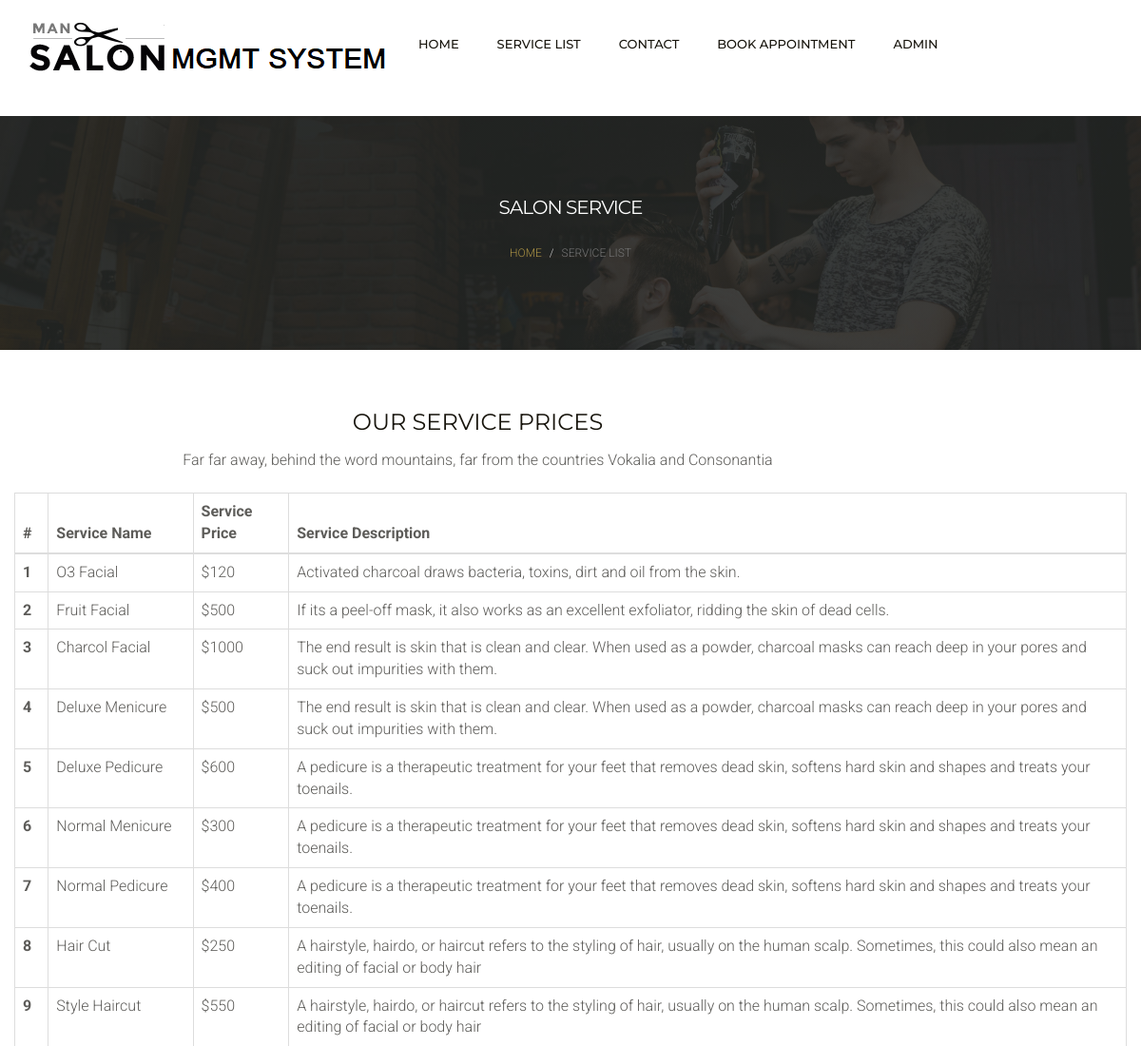
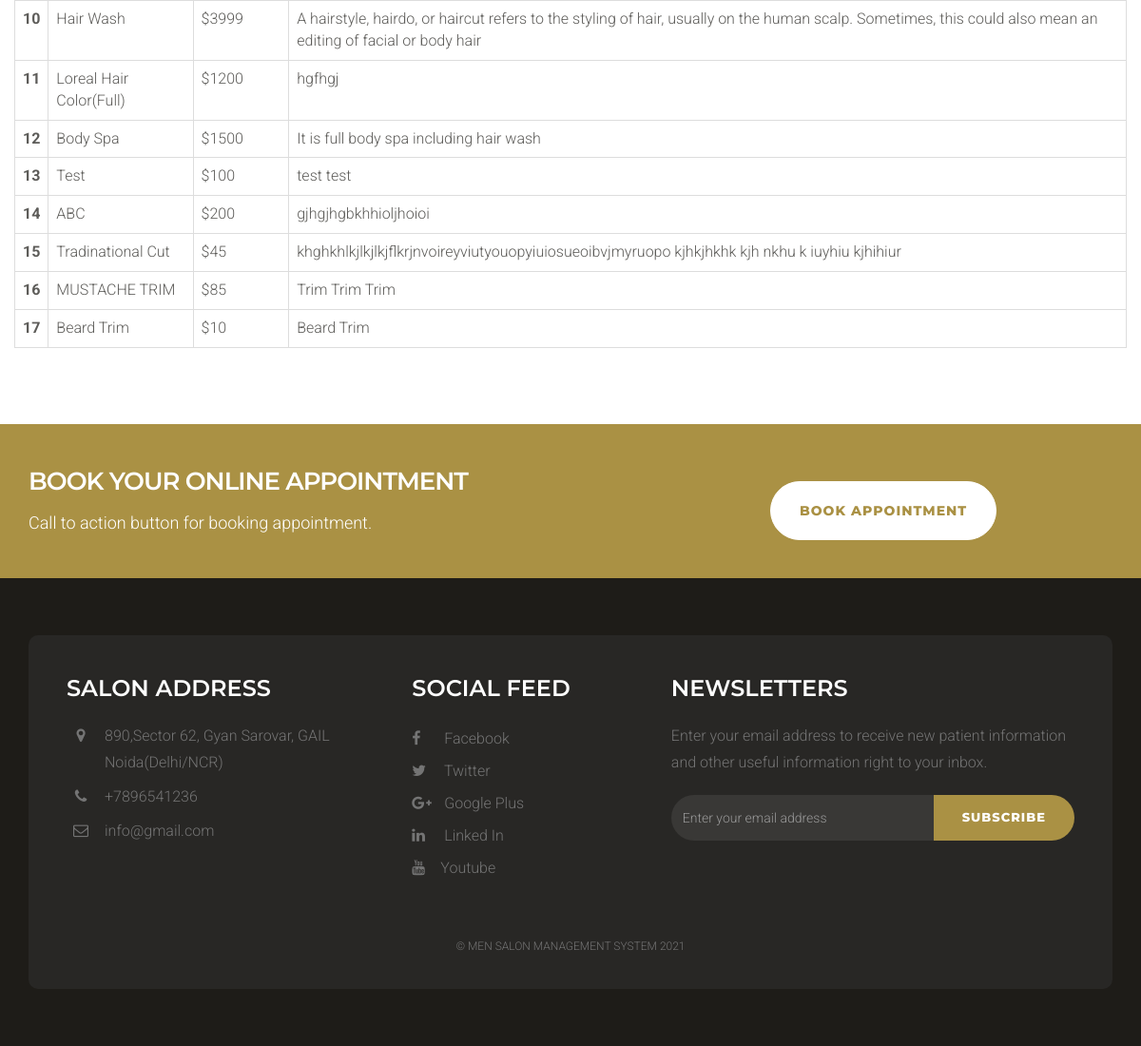
Page /msms/service-list.php on the committed database (2 pictures, top to bottom).
### tables this page shows
CREATE TABLE `tblservices` (
  `ID` int(10) NOT NULL,
  `ServiceName` varchar(200) DEFAULT NULL,
  `Description` mediumtext DEFAULT NULL,
  `Cost` int(10) DEFAULT NULL,
  `CreationDate` timestamp NULL DEFAULT current_timestamp()
);

CREATE TABLE `tblpage` (
  `ID` int(10) NOT NULL,
  `PageType` varchar(200) DEFAULT NULL,
  `PageTitle` mediumtext DEFAULT NULL,
  `PageDescription` mediumtext DEFAULT NULL,
  `Email` varchar(200) DEFAULT NULL,
  `MobileNumber` bigint(10) DEFAULT NULL,
  `UpdationDate` date DEFAULT NULL,
  `Timing` varchar(200) NOT NULL
);

### msms/service-list.php (the view, shortened to what this page needs)
<?php
include('includes/dbconnection.php');
  ?>
<!DOCTYPE html>
<html lang="en">
<head>
    <link href="css/bootstrap.min.css" rel="stylesheet">
    <link href="css/font-awesome.min.css" rel="stylesheet">
    <link href="css/style.css" rel="stylesheet">
</head>
<body>
   <?php include_once('includes/header.php');?>
    <div class="page-header">
        <div class="container">
            <div class="row">
                <div class="col-lg-12 col-md-12 col-sm-12 col-xs-12">
                    <div class="page-caption">
                        <h2 class="page-title">Salon Service</h2>
                        <div class="page-breadcrumb">
                            <ol class="breadcrumb">
                                <li><a href="index.php">Home</a></li>
                                <li class="active">service list</li>
                            </ol>
                        </div>
                    </div>
                </div>
            </div>
        </div>
    </div>
    <div class="content">
        <div class="container">
            <div class="row">
                <div class="col-md-10 heading-section text-center ftco-animate" style="padding-bottom: 20px;">
            <h2 class="mb-4">Our Service Prices</h2>
            <p>Far far away, behind the word mountains, far from the countries Vokalia and Consonantia</p>
          </div>
               <table class="table table-bordered"> <thead> <tr> <th>#</th> <th>Service Name</th> <th>Service Price</th> <th>Service Description</th> </tr> </thead> <tbody>
<?php
$ret=mysqli_query($con,"select *from  tblservices");
$cnt=1;
while ($row=mysqli_fetch_array($ret)) {
?>
             <tr> <th scope="row"><?php echo $cnt;?></th> <td><?php  echo $row['ServiceName'];?></td> <td>$<?php  echo $row['Cost'];?></td> <td><?php  echo $row['Description'];?></td> </tr>   <?php
$cnt=$cnt+1;
}?></tbody> </table>
            </div>
        </div>
    </div>
    <div class="space-small bg-primary">
        <div class="container">
            <div class="row">
                <div class="col-lg-8 col-sm-7 col-md-8 col-xs-12">
                    <h1 class="cta-title">Book your online appointment</h1>
                    <p class="cta-text"> Call to action button for booking appointment.</p>
                </div>
                <div class="col-lg-4 col-sm-5 col-md-4 col-xs-12">
                    <a href="appointment.php" class="btn btn-white btn-lg mt20">Book Appointment</a>
                </div>
            </div>
        </div>
    </div>
    <?php include_once('includes/footer.php');?>
</body>
</html>

### msms/includes/header.php
<div class="header">
        <div class="container">
            <div class="row">
                <div class="col-lg-4 col-md-4 col-sm-12 col-xs-12">
                    <a href="index.php"><img src="images/logo.png" alt=""></a>
                </div>
                <div class="col-lg-8 col-md-4 col-sm-12 col-xs-12">
                    <div class="navigation">
                        <div id="navigation">
                            <ul>
                                <li class="active"><a href="index.php" title="Home">Home</a></li>
                                <li><a href="service-list.php" title="Service List">Service List</a>
                                </li>
                                <li><a href="contact.php" title="Contact Us">Contact</a> </li>
                                <li><a href="appointment.php" title="Styleguide">Book Appointment</a> </li>
                                <li><a href="admin/index.php" title="Contact Us">Admin</a> </li>
                            </ul>
                        </div>
                    </div>
                </div>
            </div>
        </div>
    </div>

### msms/includes/footer.php (shortened to what this page needs)
<?php
include('includes/dbconnection.php');
  ?>
<div class="footer">
        <div class="container">
            <div class="footer-block">
                <div class="row">
                    <div class="col-lg-4 col-md-4 col-sm-6 col-xs-12">
                        <div class="footer-widget">
                            <h2 class="widget-title">Salon Address</h2>
                            <ul class="listnone contact">
                                <?php
$ret=mysqli_query($con,"select * from tblpage where PageType='contactus' ");
while ($row=mysqli_fetch_array($ret)) {
?>
                                <li><i class="fa fa-map-marker"></i> <?php  echo $row['PageDescription'];?> </li>
                                <li><i class="fa fa-phone"></i> +<?php  echo $row['MobileNumber'];?></li>
                                <li><i class="fa fa-envelope-o"></i>  <?php  echo $row['Email'];?></li><?php } ?>
                            </ul>
                        </div>
                    </div>
                    <div class="col-lg-3 col-md-3 col-sm-6 col-xs-12">
                        <div class="footer-widget footer-social">
                            <h2 class="widget-title">Social Feed</h2>
                            <ul class="listnone">
                                <li>
                                    <a href="#"> <i class="fa fa-facebook"></i> Facebook </a>
                                </li>
                                <li><a href="#"><i class="fa fa-twitter"></i> Twitter</a></li>
                                <li><a href="#"><i class="fa fa-google-plus"></i> Google Plus</a></li>
                                <li><a href="#"><i class="fa fa-linkedin"></i> Linked In</a></li>
                                <li>
                                    <a href="#"> <i class="fa fa-youtube"></i>Youtube</a>
                                </li>
                            </ul>
                        </div>
                    </div>
                    <div class="col-lg-5 col-md-5 col-sm-12 col-xs-12">
                        <div class="footer-widget widget-newsletter">
                            <h2 class="widget-title">Newsletters</h2>
                            <p>Enter your email address to receive new patient information and other useful information right to your inbox.</p>
                            <form method="post">
                            <div class="input-group">
                                <input type="text" class="form-control" placeholder="Enter your email address" name="email">
                                <span class="input-group-btn">
                            <button class="btn btn-default" type="submit" value="submit" name="sub">Subscribe</button>
                            </span>
                            </div></form>
                        </div>
                    </div>
                </div>
                <div class="tiny-footer">
                    <div class="row">
                        <div class="col-lg-12 col-md-12 col-sm-12 col-xs-12">
                            <div class="copyright-content">
                                <p>© Men Salon Management System 2021</p>
                            </div>
                        </div>
                    </div>
                </div>
            </div>
        </div>
    </div>

### rows in the picture
tblservices: ServiceName "O3 Facial", Cost "120", Description "Activated charcoal draws bacteria, toxins, dirt and oil from the skin."
tblservices: ServiceName "Fruit Facial", Cost "500", Description "If its a peel-off mask, it also works as an excellent exfoliator, ridding the skin of dead cells."
tblservices: ServiceName "Charcol Facial", Cost "1000", Description "The end result is skin that is clean and clear. When used as a powder, charcoal masks can reach deep in your pores and suck out impurities with them."
tblservices: ServiceName "Deluxe Menicure", Cost "500", Description "The end result is skin that is clean and clear. When used as a powder, charcoal masks can reach deep in your pores and suck out impurities with them."
tblservices: ServiceName "Deluxe Pedicure", Cost "600", Description "A pedicure is a therapeutic treatment for your feet that removes dead skin, softens hard skin and shapes and treats your toenails."
tblservices: ServiceName "Normal Menicure", Cost "300", Description "A pedicure is a therapeutic treatment for your feet that removes dead skin, softens hard skin and shapes and treats your toenails."
tblservices: ServiceName "Normal Pedicure", Cost "400", Description "A pedicure is a therapeutic treatment for your feet that removes dead skin, softens hard skin and shapes and treats your toenails."
tblservices: ServiceName "Hair Cut", Cost "250", Description "A hairstyle, hairdo, or haircut refers to the styling of hair, usually on the human scalp. Sometimes, this could also mean an editing of facial or body hair"
tblservices: ServiceName "Style Haircut", Cost "550", Description "A hairstyle, hairdo, or haircut refers to the styling of hair, usually on the human scalp. Sometimes, this could also mean an editing of facial or body hair"
tblservices: ServiceName "Hair Wash", Cost "3999", Description "A hairstyle, hairdo, or haircut refers to the styling of hair, usually on the human scalp. Sometimes, this could also mean an editing of facial or body hair"
tblservices: ServiceName "Loreal Hair Color(Full)", Cost "1200", Description "hgfhgj"
tblservices: ServiceName "Body Spa", Cost "1500", Description "It is full body spa including hair wash"
tblservices: ServiceName "Test", Cost "100", Description "test test"
tblservices: ServiceName "ABC", Cost "200", Description "gjhgjhgbkhhioljhoioi"
tblservices: ServiceName "Tradinational Cut", Cost "45", Description "khghkhlkjlkjlkjflkrjnvoireyviutyouopyiuiosueoibvjmyruopo kjhkjhkhk kjh nkhu k iuyhiu kjhihiur"
tblservices: ServiceName "MUSTACHE TRIM", Cost "85", Description "Trim Trim Trim"
tblservices: ServiceName "Beard Trim", Cost "10", Description "Beard Trim"
tblpage: PageDescription "890,Sector 62, Gyan Sarovar, GAIL Noida(Delhi/NCR)", MobileNumber "7896541236", Email "info@gmail.com"
